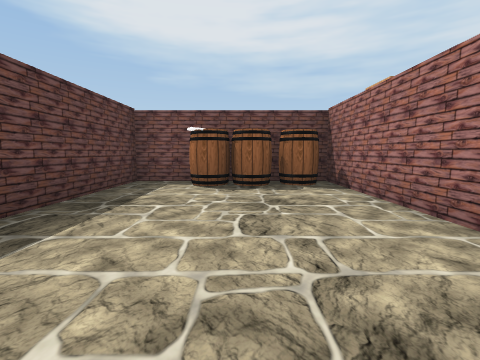
[1] (above)

20 first-person views from a walk through a scene from a Unity 3-D project. The camera is 1.2 m above the floor, tilts 6° down and sees 85° across. The floor is counted in squares, 2 m on a side. Each view is taken from the middle of a square. On the plan, view 1 faces up. The plan holds only what a view shows up to about 9 squares ahead; the rest is blank. The player is left out. Some animated figures are not drawn. Door leaves are left out, so doorways stand open. Some surface patterns are stand-ins.

[2]
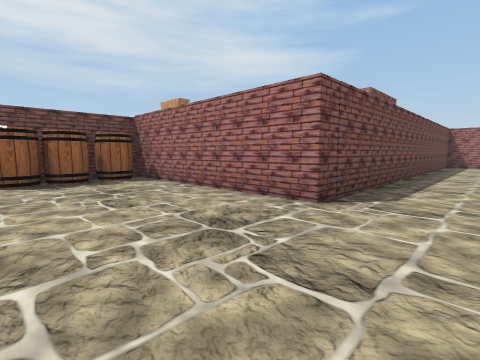

[3]
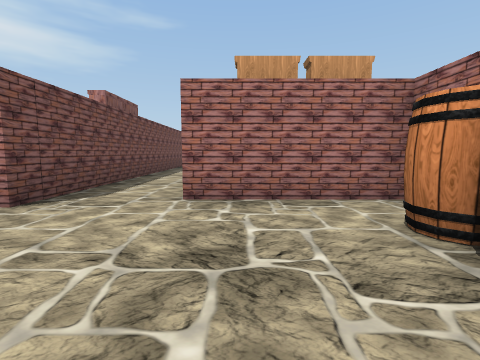

[4]
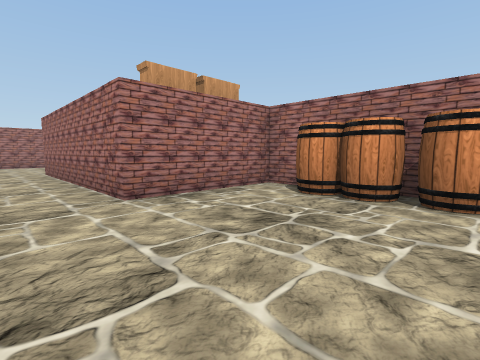

[5]
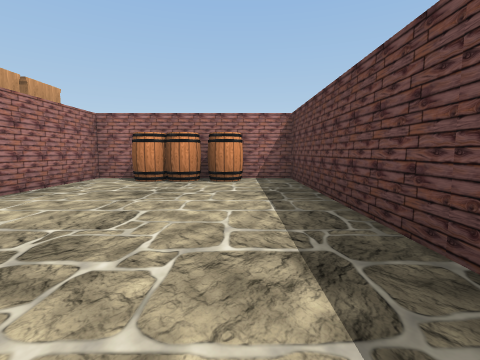

[6]
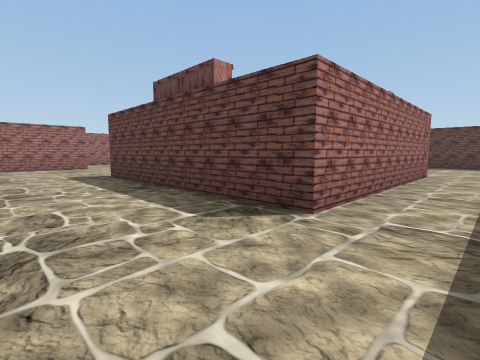

[7]
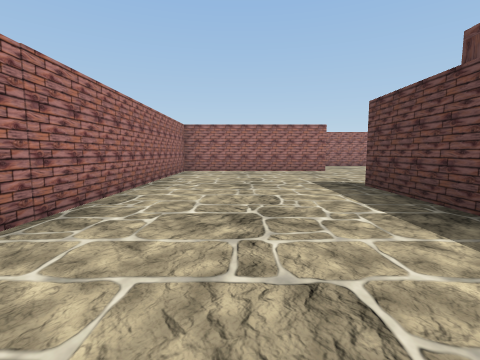

[8]
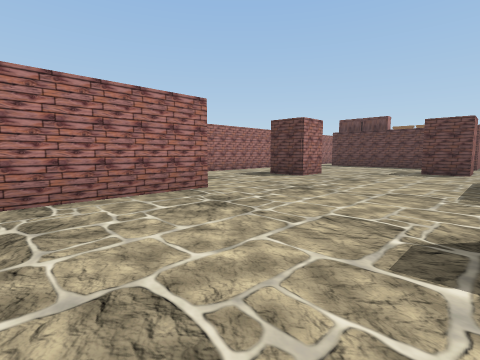

[9]
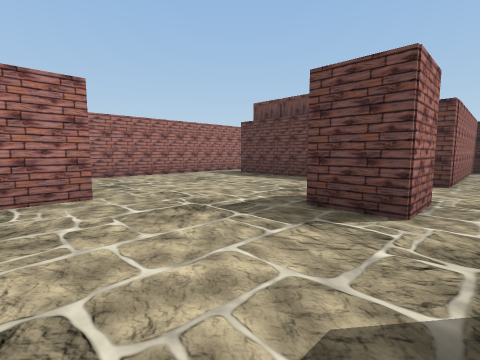

[10]
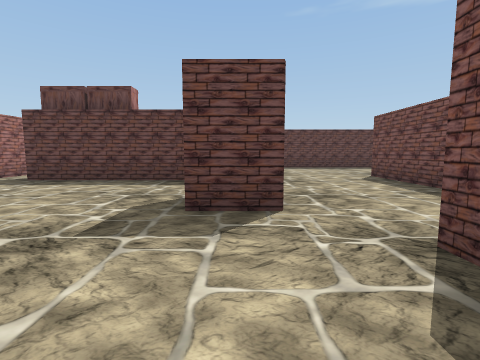

[11]
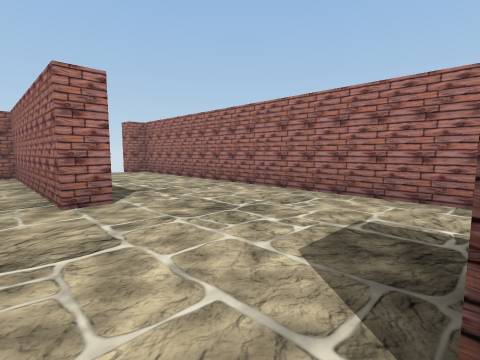

[12]
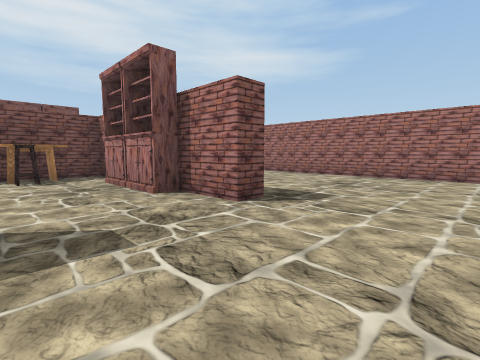

[13]
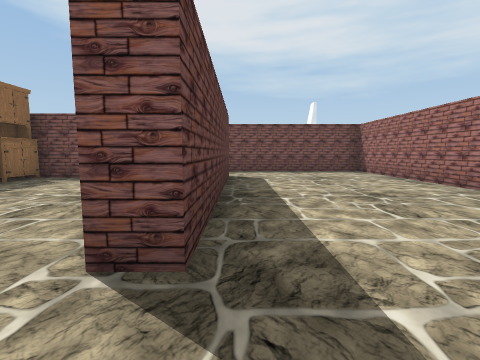

[14]
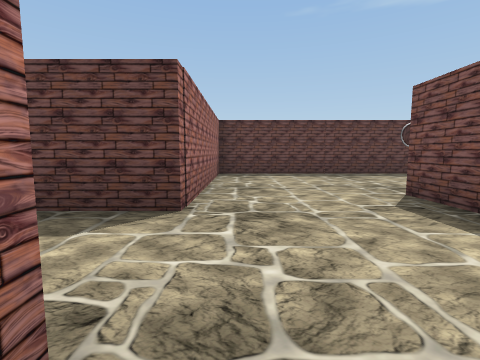

[15]
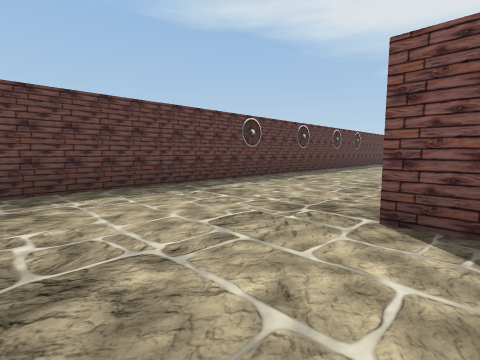

[16]
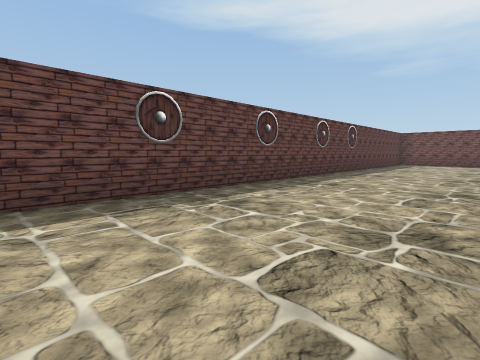

[17]
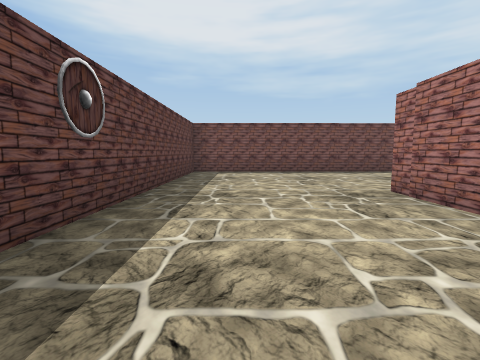

[18]
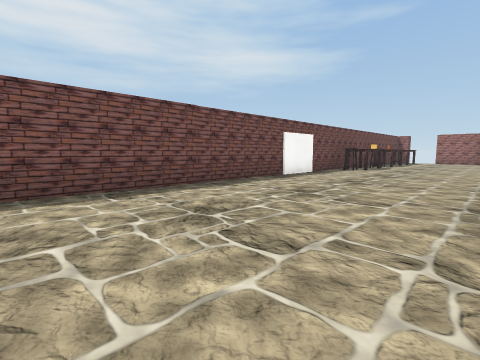

[19]
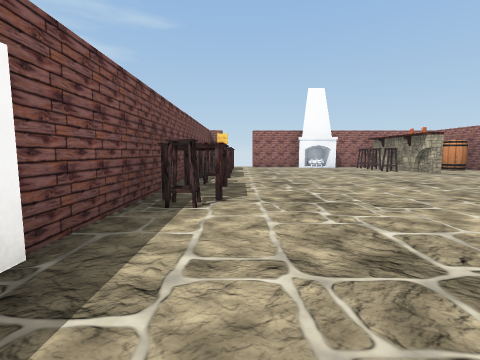

[20]
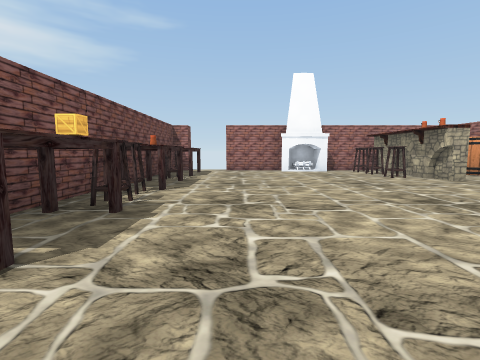

### Floor plan
Points are (right, up) in squares from view 1. A wall is a line through its corners. A room is listed if a view was taken in it or the views show most of it. See-through windows are left out.
Room 1 (views 1, 2, 3, 4, 5)
walls: (3.4, -1.3) (5.6, -1.3); (1.9, -4.1) (2.3, -4.1) (2.3, -3.4); (5.5, 0.5) (1.8, 0.5) (1.8, 5.5) (-2.2, 5.5) (-2.2, -4.1)
ways out: opening at (0.8, -3.2) to room 2; opening at (4.5, -0.5) to room 3
objects: barrel (-1, 5) to (0, 5); barrel (1, -4); barrel (1, 5); cupboard (3, -3); cupboard (3, -2)
Room 2 (views 6, 7, 8, 9, 10, 11, 12, 13, 14, 15, 16, 17, 18, 19, 20)
walls: (5.5, -1.8) (3.5, -1.8); (7.7, -1.3) (7.7, -6.7) (7.2, -6.7) (7.2, -5.5); (-1.4, -4.6) (-2.8, -4.6); (0.2, -7.5) (1.3, -7.5) (1.3, -8.6); (-2.2, -4.1) (-1.4, -4.1); (9.6, 1) (10.1, 1); (2.9, -10.6) (4, -10.6) (4, -11.8); (7.2, -11.1) (7.2, -10.6) (11.8, -10.6) (11.8, 0.5) (8.4, 0.5); (-2.7, 4.5) (-2.7, 6.1); (11.8, 3.4) (11.8, 8.5); (3.8, -13.7) (11.8, -13.7) (11.8, -13.2); (-3, -13.7) (2.2, -13.7); (3.2, 10.2) (-6.4, 10.2) (-6.4, -7.5) (-1.6, -7.5) (-1.6, -10.5); (11.8, 9.6) (11.8, 10.2)
ways out: opening at (0.8, -3.2) to room 1; opening at (8, -0.5) to room 3; open door at (12, 9); gap at (12, -13)
objects: cupboard (-2, -12); cupboard (-2, -11); barrel (-1, -4); barrel (0, -4); cupboard (3, 5) to (3, 6); stool (4, 10); table (5, 10); stool (6, -3); stool (6, 10); cupboard (7, -5); cupboard (7, -4); stool (7, 10); table (8, 10); other object (9, 3) to (10, 3); stool (9, 4); stool (9, 10); barrel (10, 2); stool (10, 4); table (10, 10); stool (11, 4); fireplace (12, 6)
Room 3 (no view inside)
walls: (8.4, 0.5) (7.4, 0.5); (7.2, -1.8) (5.5, -1.8); (5.6, -1.3) (7.7, -1.3)
ways out: opening at (4.5, -0.5) to room 1; opening at (8, -0.5) to room 2
objects: table (6, -2); cupboard (6, 1); cupboard (7, 1)

Positions as (right, up) in squares from view 1, and headings:
1: (0, 0), facing up
2: (-1, -1), facing up-right
3: (-1, -2), facing right
4: (-1, 0), facing down-right
5: (-1, 2), facing down
6: (10, 0), facing down-left
7: (10, -2), facing down
8: (10, -7), facing down-left
9: (4, -7), facing down-left
10: (4, -8), facing left
11: (4, -10), facing down-right
12: (5, -9), facing up-right
13: (8, -8), facing up
14: (1, -7), facing left
15: (-2, -7), facing up-left
16: (-3, -4), facing up-left
17: (-5, 2), facing up
18: (-5, 6), facing up-right
19: (1, 9), facing right
20: (3, 8), facing right
